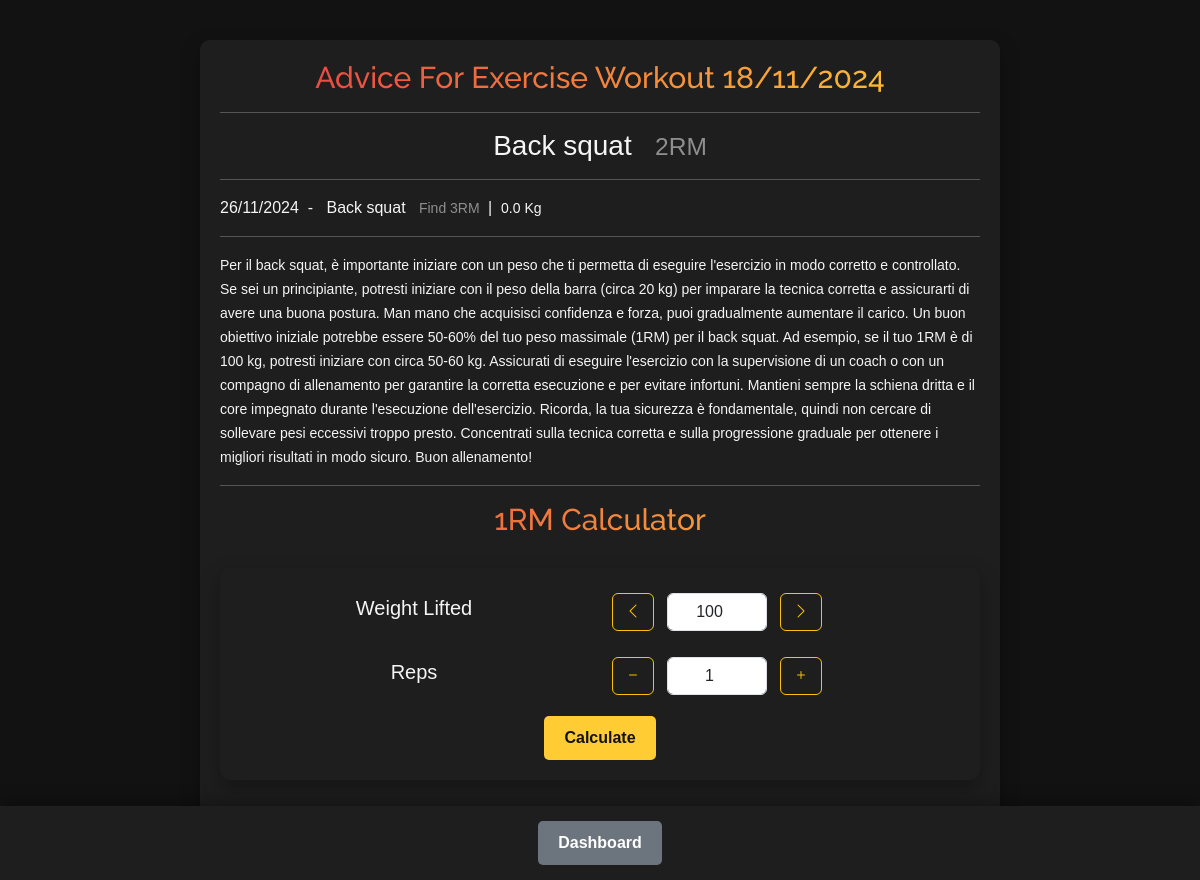
The app's page /exercise/info/1 (signed in) with its own data.
### app.py (models this page shows)
class Exercise(db.Model):
    id = db.Column(db.Integer, primary_key=True)
    name = db.Column(db.String(50), nullable=True)
    weight_percentage = db.Column(db.Integer, nullable=True)
    rpe = db.Column(db.Integer, nullable=True)
    repetitions = db.Column(db.String(20), nullable=True)
    time = db.Column(db.String(20), nullable=True)
    note = db.Column(db.String(150), nullable=True)
    weight = db.Column(db.Float, nullable=True)
    score = db.Column(db.String(50), nullable=True)
    advice = db.Column(db.String(2000), nullable=True)
    equipment = db.Column(db.String(50), nullable=True)
    date = db.Column(db.DateTime, default=datetime.now)
    workout_id = db.Column(db.Integer, db.ForeignKey('workout.id'), nullable=False)
    def get_workout(self):
        w = Workout.query.get_or_404(self.workout_id)
        return w

class Workout(db.Model):
    id = db.Column(db.Integer, primary_key=True)
    date = db.Column(db.DateTime, nullable=True)
    type = db.Column(db.String(50), nullable=False)
    duration = db.Column(db.String(50), nullable=True)
    note = db.Column(db.String(150), nullable=True)
    user_id = db.Column(db.Integer, db.ForeignKey('user.id'), nullable=False)
    exercise = db.relationship('Exercise', backref='workout', lazy=True)

### app.py (the view)
@app.route('/exercise/info/<int:id>', methods=['GET'])
@login_required
def exercise_info(id):
    exercise = Exercise.query.get_or_404(id)
    if 'back squat' in exercise.name: key = 'squat'
    elif 'front squat' in exercise.name: key = 'front squat'
    elif 'push press' in exercise.name: key = 'push press'
    elif 'push jerk' in exercise.name: key = 'push jerk'
    elif 'strict press' in exercise.name: key = 'strict press'
    elif 'split jerk' in exercise.name: key = 'split jerk'
    elif 'deadlift' in exercise.name: key = 'squat'
    elif 'bench press' in exercise.name: key = 'bench press'
    else: key = exercise.name
    exercises = Exercise.query.filter(Exercise.name.icontains(key), Exercise.id != id).order_by(Exercise.date.desc()).all()
    history = ''
    for e in exercises:
        if  e.weight != None:
            history += e.get_workout().date.strftime("%m/%d/%Y") + ' ' + \
                e.name + ' ' + e.repetitions + ' executed with ' + str(e.weight) + 'Kg' + ' ' + \
                e.score
        else:
            history += e.name + ' ' + e.repetitions
        history += '\n'
    if exercise.advice == None:
        exercise.advice = get_exercise_suggestion(exercise.name, history)
        db.session.commit()
    return render_template('exercise_info.html',
                        title=('Adivice'),
                        advice = exercise.advice,
                        exercise = exercise,
                        exercises = exercises,
                        history = history,
                        workout = exercise.get_workout())

### app.py (called while the page is built)
@login_manager.user_loader
def load_user(user_id):
    return User.query.get(int(user_id))

### templates/exercise_info.html (shortened to what this page needs)
{% extends "base.html" %}
{% from 'bootstrap5/form.html' import render_field %}
{% block content %}
<div class="container">
    <h1 class="text-center mb-3">Advice For Exercise Workout {{ workout.date.strftime('%d/%m/%Y') }}</h1>
    <hr>
    <h3 class="text-center">
        {{exercise.name}}  &nbsp; <small class="text-center text-white-50"> {{ exercise.repetitions }}</small>
    </h3>
    <hr>
    {% if exercises %}
    {% for e in exercises %}
    <span>
        {{ e.get_workout().date.strftime("%d/%m/%Y") }}&nbsp; - &nbsp;  {{e.name}} &nbsp;
        <small class="text-white-50"> {{e.repetitions}} </small>&nbsp;|&nbsp; <small class="text-end"> {{ e.weight }} Kg  {{e.score}}</small> <br>
    </span>
    {% endfor %}
    <hr>
    {% endif %}
    <p>
        <small>
            {{advice}}
        </small>
    </p>
    <hr>
    {% include "rm_calculator.html" %}
</div>
<div class="bottom-bar">
    <a class="btn btn-back btn-block" href="{{ url_for('dashboard') }}" role="button" aria-expanded="false">Dashboard</a>
</div>
{% endblock %}

### templates/base.html (style rules this page uses)
body { font-family: 'Arial', sans-serif; background-color: #121212; color: #f5f5f5; }
.container { max-width: 800px; margin: 40px auto; background-color: #1e1e1e; padding: 20px; border-radius: 10px; box-shadow: 0 8px 20px rgba(0, 0, 0, 0.3); }
h1 { text-align: center; font-size: 3rem; font-family: 'Raleway', sans-serif; background: linear-gradient(90deg, #e63946, #ffcc33); -webkit-background-clip: text; color: transparent; margin-bottom: 30px; }
.bottom-bar { position: fixed; bottom: 0; left: 0; width: 100%; background-color: #1e1e1e; padding: 15px; box-shadow: 0 -5px 15px rgba(0, 0, 0, 0.3); text-align: center; }
.btn-back { background-color: #6c757d; color: #ffffff; font-weight: bold; border: none; border-radius: 5px; padding: 10px 20px; font-size: 1rem; transition: background-color 0.3s ease; }

### templates/exercise_info.html (style rules this page uses)
h1 { font-size: 30px; }

### records on screen
Exercise: name "Back squat", repetitions "2RM", advice "Per il back squat, è importante iniziare con un peso che ti permetta di eseguire l'esercizio in modo corretto e controllato. Se sei un principiante, potresti iniziare con il peso della barra (circa 20 kg) per imparare la tecnica corretta e assicurarti di avere una buona postura. Man mano che acquisisci confidenza e forza, puoi gradualmente aumentare il carico. Un buon obiettivo iniziale potrebbe essere 50-60% del tuo peso massimale (1RM) per il back squat. Ad esempio, se il tuo 1RM è di 100 kg, potresti iniziare con circa 50-60 kg. Assicurati di eseguire l'esercizio con la supervisione di un coach o con un compagno di allenamento per garantire la corretta esecuzione e per evitare infortuni.…"
Exercise: get_workout "26/11/2024", name "Back squat", repetitions "Find 3RM", weight "0.0"
